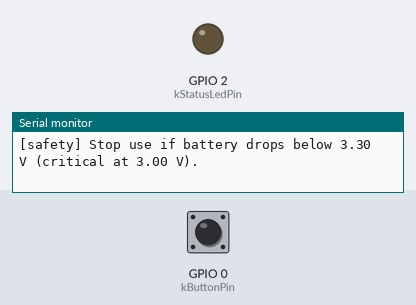
The program below on a simulated ESP32. Parts: output pins drawn as LEDs (lit = HIGH), the last lines printed to the serial monitor. Inputs (shaded band) come from the test bench; at power-on: GPIO 0 (kButtonPin) HIGH.

Above: at 1.2 s.
1.3 s: GPIO 0 (kButtonPin) pulled LOW for 0.15 s
At 1.38 s:
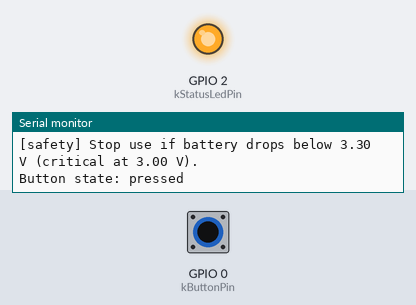
2.9 s: GPIO 0 (kButtonPin) pulled LOW for 3.2 s
At 6.4 s:
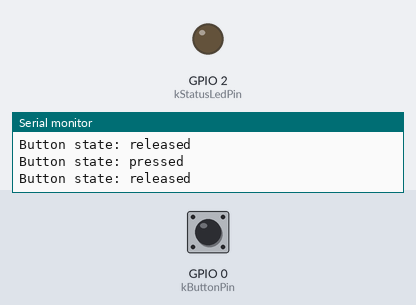
Timing chart, 0 to 7.9 s (numbered marks = the images above; inputs shaded):
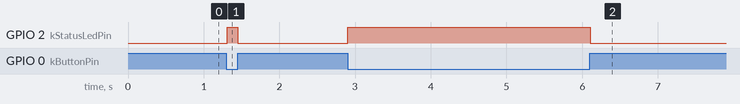

The program:

main.cpp
```cpp
#include <Arduino.h>

#include "config.h"

namespace {
constexpr unsigned long kDebounceDelayMs = 10;
unsigned long last_sample_ms = 0;
bool button_state = false;

void enforce_audio_safety() {
  if (sigma::config::kRecommendedMaxSplDb > sigma::config::kAbsoluteMaxSplDb) {
    Serial.println("[safety] Recommended SPL exceeds absolute maximum – check config.h");
  }
}

void report_safety_callouts() {
  Serial.print("[safety] Maintain SPL under ");
  Serial.print(sigma::config::kRecommendedMaxSplDb);
  Serial.print(" dB for extended sessions (absolute max ");
  Serial.print(sigma::config::kAbsoluteMaxSplDb);
  Serial.println(" dB).");
  Serial.print("[safety] Keep mic bias between ");
  Serial.print(sigma::config::kMicBiasMinVolts);
  Serial.print(" V and ");
  Serial.print(sigma::config::kMicBiasMaxVolts);
  Serial.println(" V.");
  Serial.print("[safety] Stop use if battery drops below ");
  Serial.print(sigma::config::kBatteryLowVolts);
  Serial.print(" V (critical at ");
  Serial.print(sigma::config::kBatteryCriticalVolts);
  Serial.println(" V).");
}
}  // namespace

void setup() {
  pinMode(sigma::config::kStatusLedPin, OUTPUT);
  pinMode(sigma::config::kButtonPin, INPUT_PULLUP);
  digitalWrite(sigma::config::kStatusLedPin, LOW);
  Serial.begin(sigma::config::kSerialBaudRate);
  Serial.println();
  Serial.print("Sigma firmware ready (v");
  Serial.print(sigma::config::kFirmwareVersion);
  Serial.println(")");
  Serial.println("Press the button to toggle the status LED");
  enforce_audio_safety();
  report_safety_callouts();
}

void loop() {
  const unsigned long now = millis();
  if (now - last_sample_ms < kDebounceDelayMs) {
    return;
  }

  last_sample_ms = now;
  const bool pressed = digitalRead(sigma::config::kButtonPin) == LOW;
  if (pressed != button_state) {
    button_state = pressed;
    digitalWrite(sigma::config::kStatusLedPin, pressed ? HIGH : LOW);
    Serial.print("Button state: ");
    Serial.println(pressed ? "pressed" : "released");
  }
}
```

config.h
```cpp
#pragma once

#include <stdint.h>

/**
 * @file config.h
 * Centralized device configuration for the Sigma firmware.
 *
 * Update this file to tune hardware mappings and firmware safety rails.  Do not
 * commit credentials here—place them in `config.secrets.h` (see the provided
 * example file) and keep the real file out of source control.
 */

namespace sigma::config {

// Firmware metadata ---------------------------------------------------------

constexpr const char* kFirmwareVersion = "0.1.0";
constexpr uint32_t kSerialBaudRate = 115200;

// Hardware mappings ---------------------------------------------------------

constexpr uint8_t kStatusLedPin = 2;
constexpr uint8_t kButtonPin = 0;

// Audio safety rails --------------------------------------------------------
// All SPL values are referenced to 20 µPa (dB SPL).  Stay below 85 dB for
// prolonged use; firmware asserts if configuration exceeds hard limits.
constexpr float kRecommendedMaxSplDb = 85.0f;
constexpr float kAbsoluteMaxSplDb = 94.0f;

// Microphone bias limits – keep between 1.8 V and 3.3 V to avoid damage.
constexpr float kMicBiasMinVolts = 1.8f;
constexpr float kMicBiasMaxVolts = 3.3f;

// Battery protection thresholds --------------------------------------------
constexpr float kBatteryNominalVolts = 3.7f;
constexpr float kBatteryLowVolts = 3.3f;
constexpr float kBatteryCriticalVolts = 3.0f;

}  // namespace sigma::config

#ifdef SIGMA_INCLUDE_SECRETS
#include "config.secrets.h"
#endif
```

Measured:
- after the input at 1.3 s, GPIO 2 (kStatusLedPin): LOW → HIGH at once, → LOW 0.14 s later
- after the input at 2.9 s, GPIO 2 (kStatusLedPin): LOW → HIGH at once, → LOW 3.2 s later
